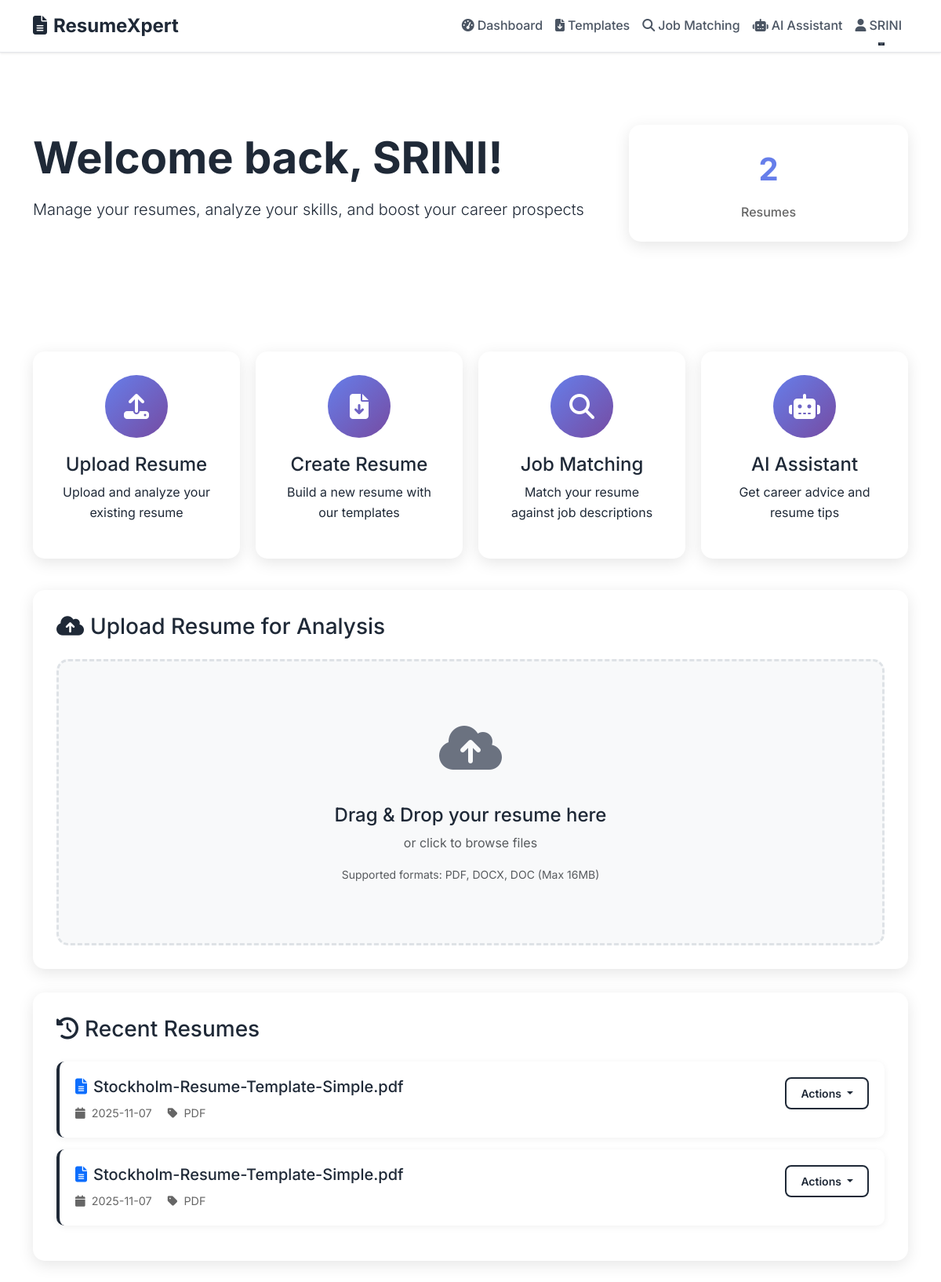
/dashboard (signed in), run on the app's committed database.
### tables this page shows
CREATE TABLE resumes (
            id INTEGER PRIMARY KEY AUTOINCREMENT,
            user_id INTEGER,
            filename TEXT NOT NULL,
            original_filename TEXT NOT NULL,
            file_path TEXT NOT NULL,
            skills TEXT,
            experience TEXT,
            education TEXT,
            analysis_data TEXT,
            created_at TIMESTAMP DEFAULT CURRENT_TIMESTAMP,
            FOREIGN KEY (user_id) REFERENCES users (id)
        );

### app.py (the view)
@app.route('/dashboard')
@login_required
def dashboard():
    conn = get_db_connection()
    resumes = conn.execute(
        'SELECT * FROM resumes WHERE user_id = ? ORDER BY created_at DESC',
        (session['user_id'],)
    ).fetchall()
    conn.close()
    return render_template('dashboard.html', resumes=resumes)

### app.py (called while the page is built)
def login_required(f):
    @wraps(f)
    def decorated_function(*args, **kwargs):
        if 'user_id' not in session:
            return redirect(url_for('login'))
        return f(*args, **kwargs)
    return decorated_function

def get_db_connection():
    conn = sqlite3.connect('resumexpert.db')
    conn.row_factory = sqlite3.Row
    return conn

### templates/dashboard.html (shortened to what this page needs)
{% extends "base.html" %}
{% block content %}
<section class="dashboard-hero">
    <div class="container">
        <div class="row align-items-center">
            <div class="col-lg-8">
                <h1 class="display-4 fw-bold mb-3">Welcome back, {{ session.username }}!</h1>
                <p class="lead mb-4">Manage your resumes, analyze your skills, and boost your career prospects</p>
            </div>
            <div class="col-lg-4 text-lg-end">
                <div class="stats-grid">
                    <div class="stat-card">
                        <div class="stat-number">{{ resumes|length }}</div>
                        <div class="stat-label">Resumes</div>
                    </div>
                </div>
            </div>
        </div>
    </div>
</section>
<div class="container">
    <div class="quick-actions">
        <a href="#upload-section" class="action-card" onclick="scrollToUpload()">
            <div class="action-icon">
                <i class="fas fa-upload"></i>
            </div>
            <h4>Upload Resume</h4>
            <p>Upload and analyze your existing resume</p>
        </a>
        <a href="{{ url_for('templates') }}" class="action-card">
            <div class="action-icon">
                <i class="fas fa-file-download"></i>
            </div>
            <h4>Create Resume</h4>
            <p>Build a new resume with our templates</p>
        </a>
        <a href="{{ url_for('job_matching') }}" class="action-card">
            <div class="action-icon">
                <i class="fas fa-search"></i>
            </div>
            <h4>Job Matching</h4>
            <p>Match your resume against job descriptions</p>
        </a>
        <a href="{{ url_for('chatbot') }}" class="action-card">
            <div class="action-icon">
                <i class="fas fa-robot"></i>
            </div>
            <h4>AI Assistant</h4>
            <p>Get career advice and resume tips</p>
        </a>
    </div>
    <div class="dashboard-card" id="upload-section">
        <h3 class="mb-4">
            <i class="fas fa-cloud-upload-alt me-2"></i>Upload Resume for Analysis
        </h3>
        <div class="upload-area" id="uploadArea">
            <div class="upload-icon">
                <i class="fas fa-cloud-upload-alt"></i>
            </div>
            <h4>Drag & Drop your resume here</h4>
            <p class="text-muted mb-3">or click to browse files</p>
            <p class="small text-muted">Supported formats: PDF, DOCX, DOC (Max 16MB)</p>
        </div>
    </div>
    {% if resumes %}
    <div class="dashboard-card">
        <h3 class="mb-4">
            <i class="fas fa-history me-2"></i>Recent Resumes
        </h3>
        <div id="resumesList">
            {% for resume in resumes %}
            <div class="resume-item" data-resume-id="{{ resume.id }}">
                <div class="d-flex justify-content-between align-items-start">
                    <div class="flex-grow-1">
                        <h5 class="mb-2">
                            <i class="fas fa-file-alt me-2 text-primary"></i>{{ resume.original_filename }}
                        </h5>
                        <div class="resume-meta">
                            <span class="me-3">
                                <i class="fas fa-calendar me-1"></i>
                                {{ resume.created_at.split(' ')[0] }}
                            </span>
                            <span class="me-3">
                                <i class="fas fa-tag me-1"></i>
                                {{ resume.filename.split('.')[-1].upper() }}
                            </span>
                        </div>
                    </div>
                    <div class="dropdown">
                        <button class="btn btn-outline-primary btn-sm dropdown-toggle" type="button" data-bs-toggle="dropdown">
                            Actions
                        </button>
                    </div>
                </div>
            </div>
            {% endfor %}
        </div>
    </div>
    {% endif %}
</div>
{% endblock %}

### templates/base.html (shortened to what this page needs)
<!DOCTYPE html>
<html lang="en" data-theme="light">
<head>
    <link href="https://cdn.jsdelivr.net/npm/bootstrap@5.3.0/dist/css/bootstrap.min.css" rel="stylesheet">
    <link href="https://cdnjs.cloudflare.com/ajax/libs/font-awesome/6.4.0/css/all.min.css" rel="stylesheet">
    <link href="{{ url_for('static', filename='css/style.css') }}" rel="stylesheet">
</head>
<body>
    <nav class="navbar navbar-expand-lg sticky-top">
        <div class="container">
            <a class="navbar-brand fw-bold" href="{{ url_for('index') }}">
                <i class="fas fa-file-alt me-2"></i>ResumeXpert
            </a>
            <div class="collapse navbar-collapse" id="navbarNav">
                <ul class="navbar-nav ms-auto">
                    {% if session.user_id %}
                        <li class="nav-item">
                            <a class="nav-link" href="{{ url_for('dashboard') }}">
                                <i class="fas fa-tachometer-alt me-1"></i>Dashboard
                            </a>
                        </li>
                        <li class="nav-item">
                            <a class="nav-link" href="{{ url_for('templates') }}">
                                <i class="fas fa-file-download me-1"></i>Templates
                            </a>
                        </li>
                        <li class="nav-item">
                            <a class="nav-link" href="{{ url_for('job_matching') }}">
                                <i class="fas fa-search me-1"></i>Job Matching
                            </a>
                        </li>
                        <li class="nav-item">
                            <a class="nav-link" href="{{ url_for('chatbot') }}">
                                <i class="fas fa-robot me-1"></i>AI Assistant
                            </a>
                        </li>
                        <li class="nav-item dropdown">
                            <a class="nav-link dropdown-toggle" href="#" role="button" data-bs-toggle="dropdown">
                                <i class="fas fa-user me-1"></i>{{ session.username }}
                            </a>
                        </li>
                    {% endif %}
                </ul>
            </div>
        </div>
    </nav>
    <main>
        {% block content %}{% endblock %}
    </main>
</body>
</html>

### static/css/style.css (style rules this page uses)
:root { --primary-color: #1f2937; --primary-dark: #111827; --secondary-color: #6b7280; --accent-color: #1f2937; --success-color: #059669; --warning-color: #d97706; --danger-color: #dc2626; --info-color: #0891b2; --light-color: #ffffff; --dark-color: #1f2937; --text-primary: #111827; --text-secondary: #6b7280; --text-muted: #9ca3af; --border-color: #e5e7eb; --border-radius: 12px; --box-shadow: 0 4px 6px rgba(0, 0, 0, 0.05); --box-shadow-lg: 0 10px 25px rgba(0, 0, 0, 0.1); --transition: all 0.3s cubic-bezier(0.4, 0, 0.2, 1); --transition-fast: all 0.2s cubic-bezier(0.4, 0, 0.2, 1); --transition-slow: all 0.6s cubic-bezier(0.4, 0, 0.2, 1); }
body { font-family: 'Inter', -apple-system, BlinkMacSystemFont, 'Segoe UI', Roboto, sans-serif; line-height: 1.6; color: var(--text-primary); background-color: var(--light-color); transition: var(--transition); font-weight: 400; }
.navbar { backdrop-filter: blur(20px); background: rgba(255, 255, 255, 0.95) !important; box-shadow: var(--box-shadow); transition: var(--transition); border-bottom: 1px solid var(--border-color); }
.navbar-brand { color: var(--text-primary) !important; }
.nav-link { color: var(--text-secondary) !important; }
.navbar-brand { font-size: 1.5rem; font-weight: 700; transition: var(--transition); }
.nav-link { font-weight: 500; transition: var(--transition); position: relative; }
.nav-link::after { content: ''; position: absolute; bottom: -5px; left: 50%; width: 0; height: 2px; background: white; transition: var(--transition); transform: translateX(-50%); }
.btn { border-radius: var(--border-radius); font-weight: 500; transition: var(--transition); border: none; position: relative; overflow: hidden; }
.btn::before { content: ''; position: absolute; top: 50%; left: 50%; width: 0; height: 0; background: rgba(255,255,255,0.2); border-radius: 50%; transition: var(--transition); transform: translate(-50%, -50%); }
.btn-outline-primary { border: 2px solid var(--primary-color); color: var(--primary-color); background: transparent; }
.stats-grid { display: grid; grid-template-columns: repeat(auto-fit, minmax(200px, 1fr)); gap: 1.5rem; margin: 2rem 0; }
.quick-actions { display: flex; flex-wrap: wrap; gap: 1rem; justify-content: center; margin: 2rem 0; }

### templates/base.html (style rules this page uses)
:root { --primary-color: #1f2937; --primary-dark: #111827; --secondary-color: #6b7280; --light-color: #f8fafc; --dark-color: #1f2937; --white-color: #ffffff; --gray-50: #f9fafb; --gray-100: #f3f4f6; --gray-200: #e5e7eb; --gray-300: #d1d5db; --gray-400: #9ca3af; --gray-500: #6b7280; --gray-600: #4b5563; --gray-700: #374151; --gray-800: #1f2937; --gray-900: #111827; --shadow: 0 4px 6px rgba(0, 0, 0, 0.05); --shadow-lg: 0 10px 25px rgba(0, 0, 0, 0.1); --transition: all 0.3s cubic-bezier(0.4, 0, 0.2, 1); }
body { background-color: var(--white-color); color: var(--dark-color); transition: var(--transition); font-family: 'Inter', -apple-system, BlinkMacSystemFont, 'Segoe UI', Roboto, sans-serif; line-height: 1.6; }
.navbar { background: var(--white-color) !important; backdrop-filter: blur(10px); box-shadow: 0 1px 3px rgba(0, 0, 0, 0.1); border-bottom: 1px solid var(--gray-200); }
.navbar-brand { font-weight: 700; color: var(--dark-color) !important; font-size: 1.5rem; transition: var(--transition); }
.nav-link { color: var(--gray-600) !important; font-weight: 500; transition: var(--transition); position: relative; padding: 0.75rem 1rem; }
.nav-link::after { content: ''; position: absolute; bottom: 0; left: 50%; width: 0; height: 2px; background: var(--primary-color); transition: all 0.3s ease; transform: translateX(-50%); }
.btn-outline-primary { border: 2px solid var(--primary-color); color: var(--primary-color); background: transparent; border-radius: 8px; padding: 8px 18px; font-weight: 600; transition: var(--transition); }

### data on the page
resumes: original_filename "Stockholm-Resume-Template-Simple.pdf", created_at "2025-11-07", filename.split "PDF"
resumes: original_filename "Stockholm-Resume-Template-Simple.pdf", created_at "2025-11-07", filename.split "PDF"

### other printed values
{{ session.username }} "SRINI"
{{ resumes|length }} "2"
